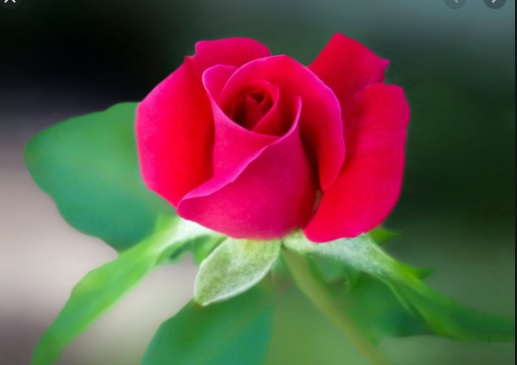
#> input picture DATASETS/flower.jpg, 517 x 365 px, found by its file name
$ python prg12.py
#> lines starting #> are read from the running program, lines starting #| are printed output that depends on the picture
import cv2
import numpy as np
img = cv2.imread('flower.jpg')
#> img is the input picture: shape (365, 517, 3); mean B, G, R 72.2, 82.1, 106.1
cv2.imshow("original",img)
for gamma in [0.1, 0.5, 1.2, 2.2]:
    gamma_corrected = np.array(255*(img / 255) ** gamma, dtype='uint8')
    cv2.imshow('gamma_transformed'+str(gamma)+'.jpg', gamma_corrected)
#> this loop made 4 passes
#> pass 1, `gamma_corrected = np.array(255*(img / 255) ** gamma, dtype='uint8')`:
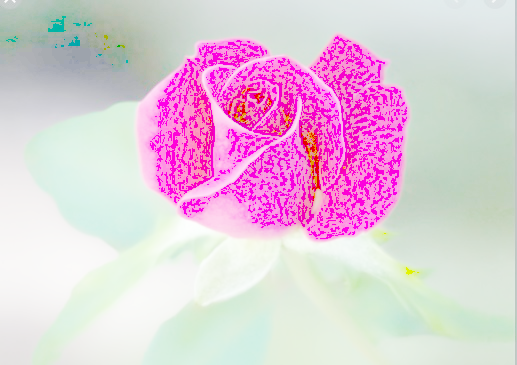
#> gamma_corrected: shape (365, 517, 3); mean B, G, R 217.6, 200.1, 224.8
#> pass 2, `gamma_corrected = np.array(255*(img / 255) ** gamma, dtype='uint8')`:
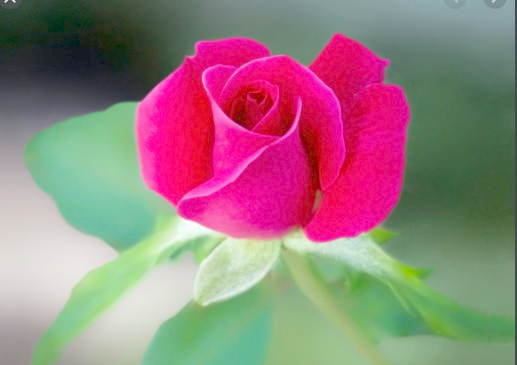
#> gamma_corrected: shape (365, 517, 3); mean B, G, R 126.3, 123.9, 150.6
cv2.waitKey(0)

$ run again, with DATASETS/b.jpg copied over DATASETS/flower.jpg
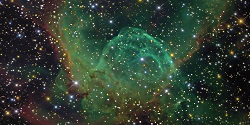
#> input picture DATASETS/b.jpg, 250 x 125 px, found by its file name
#> img is the input picture: shape (125, 250, 3); mean B, G, R 49.2, 62.2, 48.7
#> the loop `for gamma in [0.1, 0.5, 1.2, 2.2]:` made 4 passes
#> pass 1, `gamma_corrected = np.array(255*(img / 255) ** gamma, dtype='uint8')`:
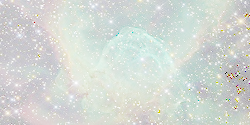
#> gamma_corrected: shape (125, 250, 3); mean B, G, R 212, 216.8, 211.5
#> pass 2, `gamma_corrected = np.array(255*(img / 255) ** gamma, dtype='uint8')`:
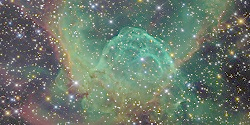
#> gamma_corrected: shape (125, 250, 3); mean B, G, R 106.7, 119.4, 105.3

$ run again, with DATASETS/cam.jpg copied over DATASETS/flower.jpg
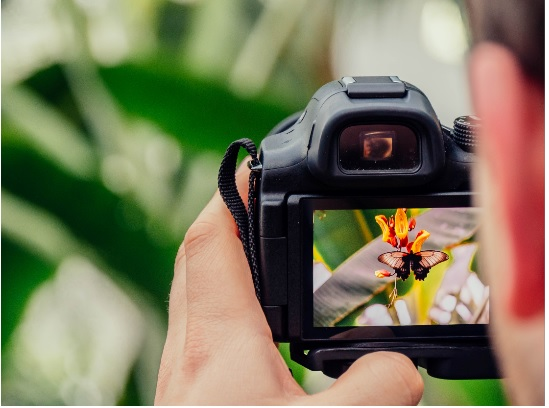
#> input picture DATASETS/cam.jpg, 549 x 408 px, found by its file name
#> img is the input picture: shape (408, 549, 3); mean B, G, R 92.4, 121.2, 123.7
#> the loop `for gamma in [0.1, 0.5, 1.2, 2.2]:` made 4 passes
#> pass 1, `gamma_corrected = np.array(255*(img / 255) ** gamma, dtype='uint8')`:
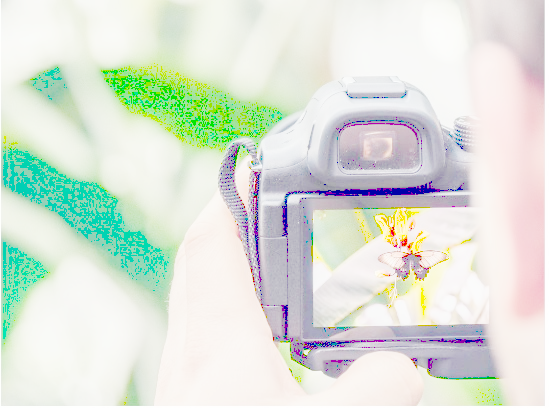
#> gamma_corrected: shape (408, 549, 3); mean B, G, R 217.4, 227.9, 219.8
#> pass 2, `gamma_corrected = np.array(255*(img / 255) ** gamma, dtype='uint8')`:
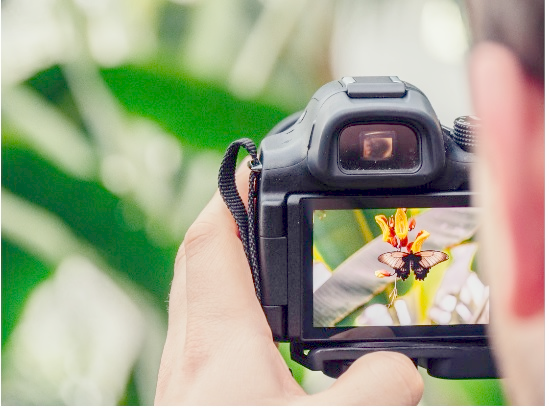
#> gamma_corrected: shape (408, 549, 3); mean B, G, R 138.8, 164.5, 159.6
